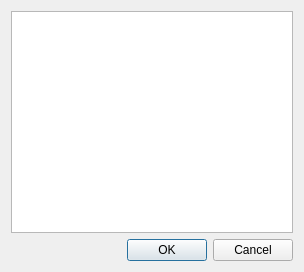
<?xml version="1.0" encoding="UTF-8"?>
<ui version="4.0">
 <class>Dialog</class>
 <widget class="QDialog" name="Dialog">
  <property name="geometry">
   <rect>
    <x>0</x>
    <y>0</y>
    <width>304</width>
    <height>272</height>
   </rect>
  </property>
  <property name="windowTitle">
   <string>Dialog</string>
  </property>
  <layout class="QVBoxLayout" name="verticalLayout_2">
   <item>
    <widget class="QListWidget" name="listWidget">
     <property name="dragEnabled">
      <bool>true</bool>
     </property>
     <property name="dragDropOverwriteMode">
      <bool>false</bool>
     </property>
     <property name="dragDropMode">
      <enum>QAbstractItemView::DragOnly</enum>
     </property>
    </widget>
   </item>
   <item>
    <widget class="QDialogButtonBox" name="buttonBox">
     <property name="orientation">
      <enum>Qt::Horizontal</enum>
     </property>
     <property name="standardButtons">
      <set>QDialogButtonBox::Cancel|QDialogButtonBox::Ok</set>
     </property>
    </widget>
   </item>
  </layout>
 </widget>
 <resources/>
 <connections>
  <connection>
   <sender>buttonBox</sender>
   <signal>accepted()</signal>
   <receiver>Dialog</receiver>
   <slot>accept()</slot>
   <hints>
    <hint type="sourcelabel">
     <x>248</x>
     <y>254</y>
    </hint>
    <hint type="destinationlabel">
     <x>157</x>
     <y>274</y>
    </hint>
   </hints>
  </connection>
  <connection>
   <sender>buttonBox</sender>
   <signal>rejected()</signal>
   <receiver>Dialog</receiver>
   <slot>reject()</slot>
   <hints>
    <hint type="sourcelabel">
     <x>316</x>
     <y>260</y>
    </hint>
    <hint type="destinationlabel">
     <x>286</x>
     <y>274</y>
    </hint>
   </hints>
  </connection>
 </connections>
</ui>
